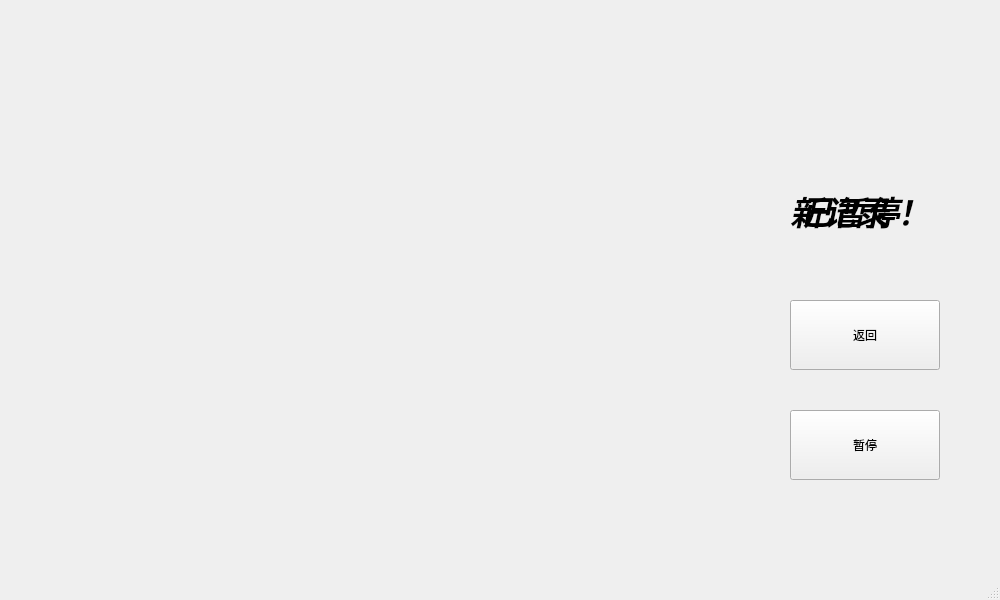
<?xml version="1.0" encoding="UTF-8"?>
<ui version="4.0">
 <class>GameWindow</class>
 <widget class="QMainWindow" name="GameWindow">
  <property name="geometry">
   <rect>
    <x>0</x>
    <y>0</y>
    <width>1000</width>
    <height>600</height>
   </rect>
  </property>
  <property name="windowTitle">
   <string>MainWindow</string>
  </property>
  <widget class="QWidget" name="centralwidget">
   <widget class="QPushButton" name="returnButton">
    <property name="geometry">
     <rect>
      <x>790</x>
      <y>300</y>
      <width>150</width>
      <height>70</height>
     </rect>
    </property>
    <property name="text">
     <string>返回</string>
    </property>
   </widget>
   <widget class="QPushButton" name="stopButton">
    <property name="geometry">
     <rect>
      <x>790</x>
      <y>410</y>
      <width>150</width>
      <height>70</height>
     </rect>
    </property>
    <property name="text">
     <string>暂停</string>
    </property>
   </widget>
   <widget class="QLabel" name="label">
    <property name="geometry">
     <rect>
      <x>800</x>
      <y>170</y>
      <width>151</width>
      <height>81</height>
     </rect>
    </property>
    <property name="font">
     <font>
      <pointsize>25</pointsize>
      <weight>75</weight>
      <italic>true</italic>
      <bold>true</bold>
     </font>
    </property>
    <property name="text">
     <string>已暂停</string>
    </property>
   </widget>
   <widget class="QLabel" name="label_record">
    <property name="geometry">
     <rect>
      <x>790</x>
      <y>170</y>
      <width>161</width>
      <height>81</height>
     </rect>
    </property>
    <property name="font">
     <font>
      <pointsize>25</pointsize>
      <weight>75</weight>
      <italic>true</italic>
      <bold>true</bold>
     </font>
    </property>
    <property name="text">
     <string>新记录！</string>
    </property>
   </widget>
  </widget>
  <widget class="QMenuBar" name="menubar">
   <property name="geometry">
    <rect>
     <x>0</x>
     <y>0</y>
     <width>1000</width>
     <height>26</height>
    </rect>
   </property>
  </widget>
  <widget class="QStatusBar" name="statusbar"/>
 </widget>
 <resources/>
 <connections/>
</ui>
